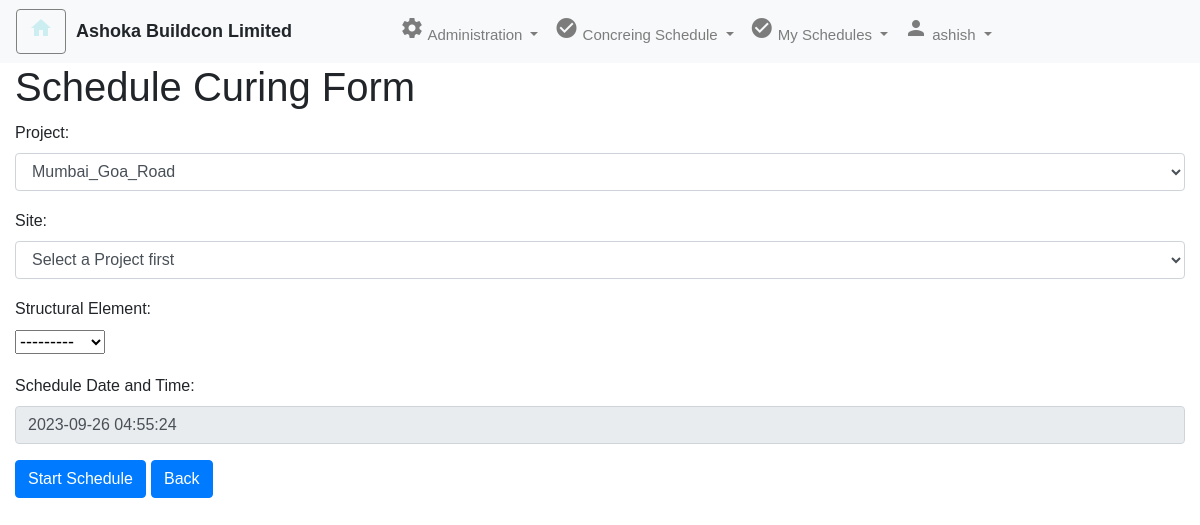
Screenshot of /create_schedule_curing/ (signed in) with the database file from the repository.
### curingapp/models.py (models this page shows, shortened)
class CustomUser(AbstractUser):
     User_ID = models.AutoField(primary_key=True)
     username = models.CharField(max_length=100,unique=True)
     Email=models.CharField(max_length=50)
     Contact_no= models.CharField(max_length=15)
     Project=models.ForeignKey(Project_Master, on_delete=models.CASCADE)
     Site=models.ForeignKey(Site_Master, on_delete=models.CASCADE)
     is_user = models.BooleanField(default=False)
     is_Administrator = models.BooleanField(default=False)

class Structural_Element(models.Model):
    Structural_Element_ID = models.AutoField(primary_key=True)
    Structural_Element = models.CharField(max_length=100)
    No_Of_Days=models.IntegerField()
    Frequency=models.IntegerField()
    Time_Bet_TwoCuring=models.IntegerField(null=True,blank=True)
    def __str__(self):
        return self.Structural_Element

### curingapp/views.py (the view)
# urls.py: path('create_schedule_curing/', views.create_schedule_curing, name='create_schedule_curing'),
def create_schedule_curing(request):
    if request.method == 'POST':
        form = TransactionConcretingForm(request.POST)
        if form.is_valid():
            project_id = form.cleaned_data['Project']
            site_id = form.cleaned_data['Site']
            try:
                project = Project_Master.objects.get(Project_Name=project_id)
                site = Site_Master.objects.get(Site_Name=site_id)
                transaction_concreting = form.save(commit=False)
                form.instance.User = request.user
                transaction_concreting.Project = project
                transaction_concreting.Site = site
                transaction_concreting.save()
                transaction_concreting_id = transaction_concreting.pk  # pk passing for url for see specific schedules for transaction
                selected_structural_element = transaction_concreting.Structural_Element
                no_of_days = selected_structural_element.No_Of_Days
                frequency=selected_structural_element.Frequency
                time_Bet_TwoCuring=selected_structural_element.Time_Bet_TwoCuring
                initial_datetime = datetime.now()
                form.fields['Schedule_Date_and_Time'].initial = initial_datetime
                for i in range(no_of_days):
                    for j in range(frequency):
                        schedule_curing = Schedule_Curing(
                            Transaction_Concreting=transaction_concreting,
                            Project=transaction_concreting.Project,
                            Site=transaction_concreting.Site,
                            Structural_Element=transaction_concreting.Structural_Element,
                            Schedule_Date_and_Time=initial_datetime + timedelta(hours=i * (time_Bet_TwoCuring*2) + j * time_Bet_TwoCuring)
                        )
                        schedule_curing.save()
                return redirect('schedule_curing_table',transaction_concreting_id=transaction_concreting_id)
            except Exception as e:
                 print(f"Error: {e}")
        else:
            print(form.errors)
    else:
        initial_datetime = datetime.now()
        form = TransactionConcretingForm(initial={'Schedule_Date_and_Time': initial_datetime})
    Projects = Project_Master.objects.all()
    Sites = Site_Master.objects.all()
    variables = {
        'page_title': 'Ashoka Buildcon Limited',
        'username': request.user.get_full_name(),
        'isActive': request.user.is_authenticated,
        'isSuperUser': request.user.is_superuser,
        'app_title': 'Document Inbox',
        'isForm': True,
        'isHomePage': True,
        'customer_name': 'Ashoka Buildcon Limited',
        'form': form,
        'Projects': Projects,
        'Sites': Sites,
    }
    return render(request, 'curingapp/start_schedule.html', variables)

### curingapp/forms.py
class TransactionConcretingForm(forms.ModelForm):
    class Meta:
        model = Transaction_Concreting  # Updated model name
        fields = ['Project', 'Site', 'Structural_Element', 'Schedule_Date_and_Time']
        labels = {
                'Structural_Element': '',
                'Schedule_Date_and_Time':'',
            }
    widgets = {
            'Project': forms.Select(attrs={'id': 'project-select'}),
            'Site': forms.Select(attrs={'id': 'site-select'}),
        }
    def __init__(self, *args, **kwargs):
        super().__init__(*args, **kwargs)
        self.fields['Schedule_Date_and_Time'].initial = datetime.now()
        self.fields['Schedule_Date_and_Time'].disabled = True
        self.fields['Project'].required = True
        self.fields['Site'].required = True

### curingapp/templates/curingapp/start_schedule.html (shortened to what this page needs)
{% extends "curingapp/base.html" %}
{% load crispy_forms_tags %}
{% block formcontent %}
<html>
<head>
</head>
<body>
    <h1>Schedule Curing Form</h1>
    <form method="post">
        <div class="form-group {% if form.Project.errors %}has-error{% endif %}">
            <label for="projectSelect">Project:</label>
            <select id="projectSelect" name="Project" class="form-control" onchange="updateSiteOptions()">
                {% for project in Projects %}
                    <option value="{{ project.Project_ID }}">{{ project.Project_Name }}</option>
                {% endfor %}
            </select>
        </div>
        <div class="form-group {% if form.Site.errors %}has-error{% endif %}">
            <label for="siteSelect">Site:</label>
            <select id="siteSelect" name="Site" class="form-control">
                <option value="" disabled selected>Select a Project first</option>
            </select>
        </div>
        <div class="form-group">
            <label for="{{ form.Structural_Element.id_for_label }}">Structural Element:</label>
            {{ form.Structural_Element | as_crispy_field }}
        </div>
        <div class="form-group">
            <label for="{{ form.Schedule_Date_and_Time.id_for_label }}">Schedule Date and Time:</label>
            {{ form.Schedule_Date_and_Time | as_crispy_field }}
        </div>
        <button type="submit" class="btn btn-primary">Start Schedule</button>
        <a href="{% url 'home' %}" class="btn btn-primary">Back</a>
    </form>
</body>
</html>
{% endblock %}

### curingapp/templates/curingapp/base.html (shortened to what this page needs)
{% load static %}
<!DOCTYPE html>
<html>
<head>
    <link rel="stylesheet" href="https://maxcdn.bootstrapcdn.com/bootstrap/4.5.2/css/bootstrap.min.css">
    <link rel="stylesheet" href="{% static 'curingapp/css/styles.css' %}" type="text/css">
    <link rel="stylesheet" href="{% static 'curingapp/css/custom.css' %}" type="text/css">
</head>
<body>
    {% if isActive %}
    <nav class="navbar navbar-expand-md navbar-light bg-light">
        <div class="float-right" id="usercmds">
            <a class="btn glyphicon glyphicon-home" href="{% url 'home' %}" title="Home">
                <i class="material-icons">home</i> </a>
        </div>
        <span style="margin-left:10px;margin-right:100px;" class="companyname"><b>{{ customer_name }}</b></span>
        <div class="collapse navbar-collapse" id="collapse_target">
            <ul class="navbar-nav">
                <li class="nav-item dropdown">
                    <a class="nav-link dropdown-toggle" data-toggle="dropdown" dropdown_target="dropdown_target"
                        href="#">
                        <i class="material-icons">settings</i> Administration
                    </a>
                </li>
                <li class="nav-item dropdown">
                    <a class="nav-link dropdown-toggle" data-toggle="dropdown" dropdown_target="dropdown_target"
                        href="#">
                        <i class="material-icons">check_circle</i> Concreing Schedule
                    </a>
                </li>
                <li class="nav-item dropdown">
                    <a class="nav-link dropdown-toggle" data-toggle="dropdown" dropdown_target="dropdown_target"
                        href="#">
                        <i class="material-icons">check_circle</i> My Schedules
                    </a>
                </li>
                <ul class="navbar-nav ml-auto">
                    <li class="nav-item dropdown">
                        <a class="nav-link dropdown-toggle" data-toggle="dropdown" dropdown_target="dropdown_target"
                            href="#">
                            <i class="material-icons">person</i>
                            {{request.user.username}}
                        </a>
                    </li>
                </ul>
        </div>
    </nav>
    <div class="shadow-lg container-fluid">
        {% block formcontent %}
        {% endblock %}
        <br>
    </div>
    {% else %}
    {% block content %}
    {% endblock %}
    {% endif %}
</body>
</html>

### curingapp/static/checkapp/css/styles.css (style rules this page uses)
#usercmds a { border: thin gray solid; font-size: 15px; color: #cdeef1; float: right; }
.navbar-nav { font-size: 15px; }

### curingapp/templates/curingapp/base.html (style rules this page uses)
input { font-size: medium !important; }
button { font-size: medium !important; }
label { font-size: medium !important; }
#usercmds a { border: thin gray solid; font-size: 15px; color: #cdeef1; float: right; }
.navbar-nav { font-size: 15px; }
body { font-family: Arial, sans-serif; font-size: 18px; }

### rows the page displays
CustomUser: user.username "ashish"
Structural_Element: Structural_Element "---------"

### other values shown
{{ customer_name }} "Ashoka Buildcon Limited"
form field Project "Mumbai_Goa_Road"
